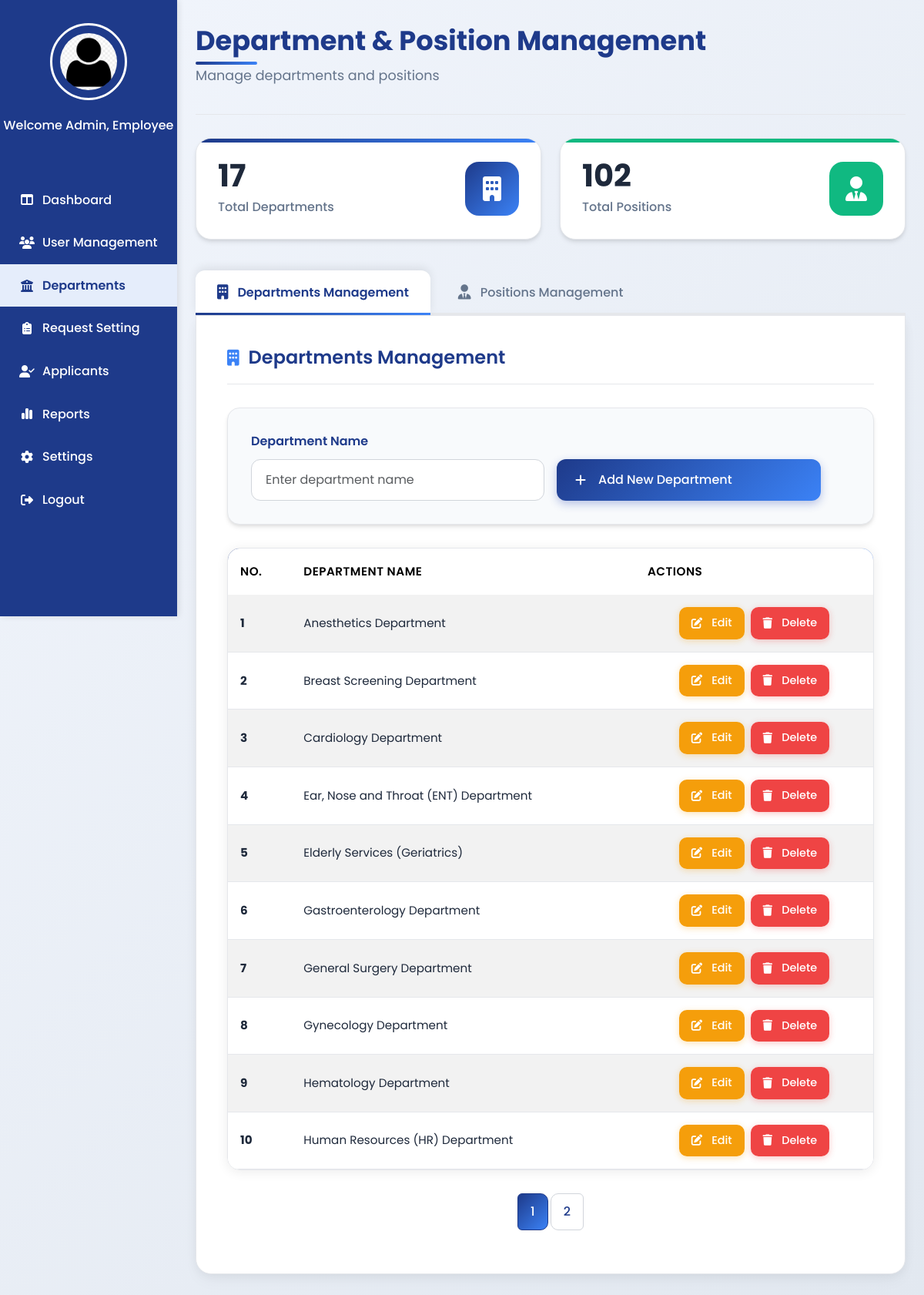
/Admin_Departments.php, run on the app's committed database.
### tables this page shows
CREATE TABLE `department` (
  `deptID` int(11) NOT NULL,
  `deptName` varchar(100) NOT NULL
);

### Admin_Departments.php (the view, shortened to what this page needs)
<?php
require 'admin/db.connect.php';
$adminname = $_SESSION['fullname'] ?? "Human Resource (HR) Admin";
$employeeID = $_SESSION['applicant_employee_id'] ?? null;
if ($employeeID) {
    $stmt = $conn->prepare("SELECT profile_pic FROM employee WHERE empID = ?");
    $stmt->bind_param("s", $employeeID);
    $stmt->execute();
    $result = $stmt->get_result();
    if ($result->num_rows > 0) {
        $row = $result->fetch_assoc();
        $profile_picture = !empty($row['profile_pic'])
            ? "uploads/employees/" . $row['profile_pic']
            : "uploads/employees/default.png";
    } else {
        $profile_picture = "uploads/employees/default.png";
    }
} else {
    $adminname = $_SESSION['fullname'] ?? "Employee";
    $profile_picture = "uploads/employees/default.png";
}
$editDeptID = null;
$editDeptName = "";
$records_per_page = 10;
$dept_page = isset($_GET['dept_page']) ? max(1, intval($_GET['dept_page'])) : 1;
$dept_offset = ($dept_page - 1) * $records_per_page;
$departments_total = $conn->query("SELECT COUNT(*) AS total FROM department")->fetch_assoc()['total'];
$departments = $conn->query("SELECT * FROM department ORDER BY deptID ASC LIMIT $records_per_page OFFSET $dept_offset");
$departments_total_pages = ceil($departments_total / $records_per_page);
$totalDepartments = $conn->query("SELECT COUNT(*) as count FROM department")->fetch_assoc()['count'];
$totalPositions = $conn->query("SELECT COUNT(*) as count FROM position")->fetch_assoc()['count'];
?>
<!DOCTYPE html>
<html lang="en">
<head>
<link rel="stylesheet" href="admin-sidebar.css">
<link href="https://cdn.jsdelivr.net/npm/bootstrap@5.3.3/dist/css/bootstrap.min.css" rel="stylesheet">
<link rel="stylesheet" href="https://cdnjs.cloudflare.com/ajax/libs/font-awesome/6.5.0/css/all.min.css">
</head>
<body>
    <div class="sidebar">
        <div class="sidebar-logo">
             <a href="Admin_Profile.php" class="sidebar_logo">
             <img src="<?php echo htmlspecialchars($profile_picture); ?>" alt="Profile" class="sidebar-profile-img">
             </a>
        </div>
        <div class="sidebar-name">
            <p><?php echo "Welcome Admin, $adminname"; ?></p>
        </div>
    <ul class="nav flex-column">
        <li><a href="Admin_Dashboard.php"><i class="fa-solid fa-table-columns"></i> Dashboard</a></li>
        <li><a href="Admin_UserManagement.php"><i class="fa-solid fa-users"></i> User Management</a></li>
        <li class="active"><a href="Admin_Departments.php"><i class="fa-solid fa-building-columns"></i> Departments</a></li>
        <li><a href="Admin_RequestSetting.php"><i class="fa-solid fa-clipboard-list"></i> Request Setting</a></li>
        <li><a href="Admin-Applicants.php"><i class="fa-solid fa-user-check"></i> Applicants</a></li>
        <li><a href="Admin_Reports.php"><i class="fa-solid fa-chart-simple"></i> Reports</a></li>
        <li><a href="Admin-Settings.php"><i class="fa-solid fa-gear"></i> Settings</a></li>
        <li><a href="Login.php"><i class="fa-solid fa-right-from-bracket"></i> Logout</a></li>
    </ul>
</div>
<main class="main-content">
    <div class="main-content-header">
        <div>
            <h1>Department & Position Management</h1>
            <p class="welcome-text">Manage departments and positions</p>
        </div>
    </div>
    <div class="stats-container">
        <div class="stat-card departments fade-in">
            <div class="stat-card-content">
                <div class="stat-info">
                    <h3><?php echo $totalDepartments; ?></h3>
                    <p>Total Departments</p>
                </div>
                <div class="stat-icon">
                    <i class="fa-solid fa-building"></i>
                </div>
            </div>
        </div>
        <div class="stat-card positions fade-in">
            <div class="stat-card-content">
                <div class="stat-info">
                    <h3><?php echo $totalPositions; ?></h3>
                    <p>Total Positions</p>
                </div>
                <div class="stat-icon">
                    <i class="fa-solid fa-user-tie"></i>
                </div>
            </div>
        </div>
    </div>
    <div class="modern-tabs">
        <ul class="modern-tabs-nav">
            <li class="modern-tab-item active" data-tab="tab-1">
                <a href="#tab-1" class="modern-tab-link">
                    <i class="fa-solid fa-building"></i>
                    <span>Departments Management</span>
                </a>
            </li>
            <li class="modern-tab-item" data-tab="tab-2">
                <a href="#tab-2" class="modern-tab-link">
                    <i class="fa-solid fa-user-tie"></i>
                    <span>Positions Management</span>
                </a>
            </li>
        </ul>
        <div class="modern-tab-panels">
            <div id="tab-1" class="modern-tab-panel active">
                <div class="panel-header">
                    <h2 class="panel-title">
                        <i class="fa-solid fa-building"></i>
                        Departments Management
                    </h2>
                </div>
                <div class="form-card">
                    <form class="row g-3" method="POST">
                        <div class="col-md-6">
                            <label class="form-label">Department Name</label>
                            <input type="text" name="deptName" class="form-control" placeholder="Enter department name"
                                   value="<?php echo htmlspecialchars($editDeptName); ?>" required>
                        </div>
                        <div class="col-auto d-flex align-items-end">
                            <button type="submit" name="<?php echo $editDeptID ? 'editDept' : 'addDept'; ?>" class="btn btn-primary">
                                <i class="fa-solid fa-<?php echo $editDeptID ? 'pen' : 'plus'; ?> me-2"></i>
                                <?php echo $editDeptID ? 'Update Department' : 'Add New Department'; ?>
                            </button>
                        </div>
                    </form>
                </div>
                <div class="table-container">
                    <table class="table table-striped table-hover">
                        <thead>
                            <tr>
                                <th>No.</th>
                                <th>Department Name</th>
                                <th>Actions</th>
                            </tr>
                        </thead>
                        <tbody>
                        <?php
                        $departments->data_seek(0);
                        $dept_count = $dept_offset + 1;
                        while($d = $departments->fetch_assoc()):
                        ?>
                            <tr class="fade-in">
                                <td><strong><?php echo $dept_count++; ?></strong></td>
                                <td><?php echo htmlspecialchars($d['deptName']); ?></td>
                                <td>
                                    <div class="action-buttons">
                                        <a href="?editDeptID=<?php echo $d['deptID']; ?>" class="btn btn-warning btn-sm">
                                            <i class="fa-solid fa-pen-to-square me-1"></i>Edit
                                        </a>
                                        <a href="?deleteDept=<?php echo $d['deptID']; ?>"
                                           class="btn btn-danger btn-sm deleteBtn"
                                           data-bs-toggle="modal"
                                           data-bs-target="#deleteModal"
                                           data-href="?deleteDept=<?php echo $d['deptID']; ?>">
                                           <i class="fa-solid fa-trash me-1"></i>Delete
                                        </a>
                                    </div>
                                </td>
                            </tr>
                        <?php endwhile; ?>
                        </tbody>
                    </table>
                </div>
                <?php if($departments_total_pages > 1): ?>
                <nav>
                    <ul class="pagination justify-content-center">
                        <?php for($i=1; $i<=$departments_total_pages; $i++): ?>
                        <li class="page-item <?php if($i==$dept_page) echo 'active'; ?>">
                            <a class="page-link" href="?dept_page=<?php echo $i; ?>#tab-1"><?php echo $i; ?></a>
                        </li>
                        <?php endfor; ?>
                    </ul>
                </nav>
                <?php endif; ?>
            </div>
        </div>
    </div>
</main>
</body>
</html>

### admin-sidebar.css (style rules this page uses)
* { margin: 0; padding: 0; box-sizing: border-box; }
body { font-family: "Poppins", "Roboto", sans-serif; }
img { height: 75px; width: 75px; padding: 10px; border-radius: 50%; }
.main-content { display: flex; justify-content: center; }
button { font-family: "Roboto", sans-serif; background-color: #2563EB; border: none; border-radius: 20px; width: 343px; height: 54px; color: #CEE3F5; font-size: 16px; margin: 20px 10px; cursor: pointer; transition: 0.3s; }
.main-content, .login-button, .forgot-password, .show-password { display: flex; justify-content: center; }
.sidebar { width: 230px; background-color: #1E3A8A; height: 100vh; display: flex; flex-direction: column; align-items: center; padding-top: 30px; position: fixed; left: 0; top: 0; box-shadow: 2px 0 8px rgba(0, 0, 0, 0.1); overflow-y: auto; scrollbar-width: thin; scrollbar-color: #e5edfb transparent; }
.nav { margin-top: 40px; list-style: none; width: 100%; padding: 0; }
.nav li { width: 100%; }
.nav li a { color: #ffffff; text-decoration: none; display: flex; align-items: center; gap: 10px; padding: 15px 25px; font-weight: 500; transition: all 0.3s ease; width: 100%; box-sizing: border-box; }
.nav li a:hover, .nav li.active a { background-color: #e5edfb; color: #1E3A8A; font-weight: 600; }
.nav i { width: 20px; text-align: center; }
.sidebar-logo { display: flex; flex-direction: column; align-items: center; gap: 10px; margin-bottom: 20px; }
.sidebar-logo img { width: 100px; height: 100px; border-radius: 50%; border: 3px solid white; cursor: pointer; transition: transform 0.3s ease; }
.sidebar-name p { color: white; text-align: center; font-weight: 500; }
:root { --primary:#1E3A8A; --primary-600:#2563EB; --bg:#F5F8FF; --text:#111827; --muted:#4b5563; --radius:12px; --shadow:0 10px 25px rgba(15,23,42,.08); --space-1:4px; --space-2:8px; --space-3:12px; --space-4:16px; --space-5:24px; --space-6:32px; --space-7:40px; }
.main-content { margin-left:230px !important; padding: var(--space-6) var(--space-5) !important; min-height:100vh; display:block; }
.main-content-header h1 { color: var(--primary); font-weight:700; margin-bottom: var(--space-6); }
.table { border-collapse: collapse; border-radius: var(--radius); overflow: hidden; }
.table th, .table td { padding: var(--space-4) var(--space-5); vertical-align: middle; }
.table thead { background-color: #e5edfb; }
.btn { border-radius: 10px; padding: 10px 16px; }
.btn-primary { background-color: var(--primary); border-color: var(--primary); }

### data on the page
department: deptName "Anesthetics Department"
department: deptName "Breast Screening Department"
department: deptName "Cardiology Department"
department: deptName "Ear, Nose and Throat (ENT) Department"
department: deptName "Elderly Services (Geriatrics)"
department: deptName "Gastroenterology Department"
department: deptName "General Surgery Department"
department: deptName "Gynecology Department"
department: deptName "Hematology Department"
department: deptName "Human Resources (HR) Department"

### other printed values
$adminname "Employee"
$totalDepartments "17"
$totalPositions "102"
